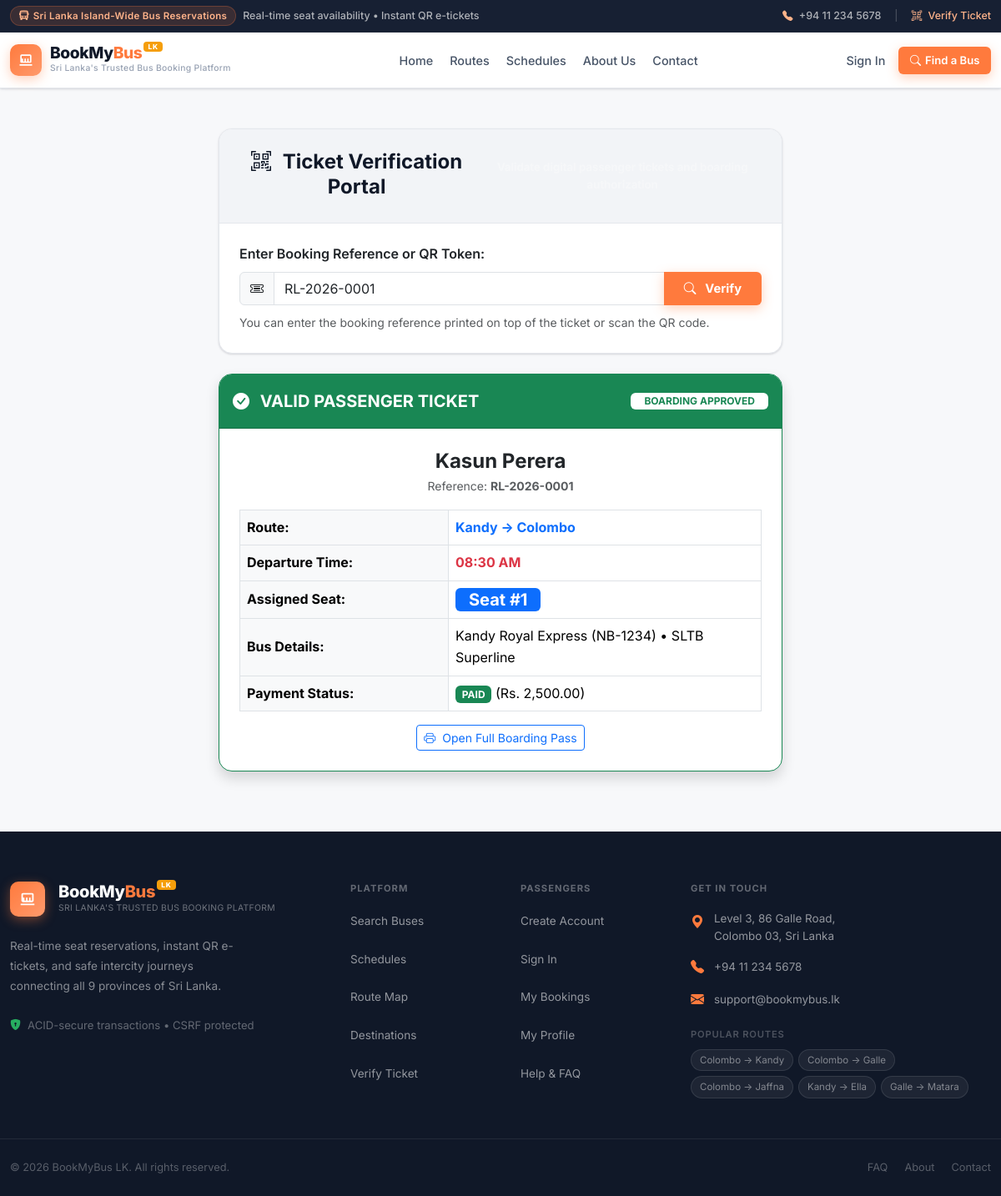
The page /verify_ticket.php?ref=RL-2026-0001 on the database its author committed.
### tables this page shows
CREATE TABLE bookings (
    id INT PRIMARY KEY AUTO_INCREMENT,
    booking_ref VARCHAR(30) NOT NULL UNIQUE,
    user_id INT DEFAULT NULL,
    route_id INT NOT NULL,
    schedule_id INT DEFAULT NULL,
    passenger_name VARCHAR(100) NOT NULL,
    passenger_phone VARCHAR(20) NOT NULL,
    passenger_nic VARCHAR(20) DEFAULT '',
    seat_number INT NOT NULL,
    total_amount DECIMAL(10, 2) NOT NULL DEFAULT 2500.00,
    payment_method ENUM('Card (Demo)', 'Cash at Counter', 'eZ Cash / mCash') DEFAULT 'Card (Demo)',
    payment_status ENUM('pending', 'paid', 'refunded', 'failed') DEFAULT 'paid',
    booking_status ENUM('confirmed', 'completed', 'cancelled') DEFAULT 'confirmed',
    qr_token VARCHAR(64) NOT NULL,
    booking_date DATETIME DEFAULT CURRENT_TIMESTAMP,
    FOREIGN KEY (user_id) REFERENCES users(id) ON DELETE SET NULL,
    FOREIGN KEY (route_id) REFERENCES routes(id) ON DELETE CASCADE,
    FOREIGN KEY (schedule_id) REFERENCES schedules(id) ON DELETE SET NULL
);

CREATE TABLE routes (
    id INT PRIMARY KEY AUTO_INCREMENT,
    bus_id INT NOT NULL,
    route_number VARCHAR(20) DEFAULT 'EX-01',
    origin VARCHAR(50) NOT NULL,
    destination VARCHAR(50) NOT NULL,
    departure_time VARCHAR(20) NOT NULL,
    fare DECIMAL(10, 2) NOT NULL,
    distance_km INT DEFAULT 115,
    estimated_duration VARCHAR(20) DEFAULT '3h 15m',
    intermediate_stops TEXT,
    start_location VARCHAR(120) DEFAULT 'Colombo Bastian Mawatha',
    end_location VARCHAR(120) DEFAULT 'Kandy Goods Shed',
    FOREIGN KEY (bus_id) REFERENCES buses(id) ON DELETE CASCADE
);

CREATE TABLE buses (
    id INT PRIMARY KEY AUTO_INCREMENT,
    bus_number VARCHAR(20) NOT NULL UNIQUE,
    bus_name VARCHAR(100) NOT NULL,
    total_seats INT NOT NULL DEFAULT 30,
    bus_type ENUM('Normal', 'Semi Luxury', 'Luxury', 'Super Luxury') DEFAULT 'Luxury',
    operator VARCHAR(100) DEFAULT 'SLTB Express',
    ac_type ENUM('AC', 'Non-AC') DEFAULT 'AC',
    wifi TINYINT(1) DEFAULT 1,
    usb_charging TINYINT(1) DEFAULT 1,
    status ENUM('active', 'maintenance', 'inactive') DEFAULT 'active',
    last_maintenance_date DATE DEFAULT NULL,
    next_maintenance_date DATE DEFAULT NULL
);

### includes/auth.php (called while the page is built, shortened)
<?php
function e(?string $string): string {
    return htmlspecialchars((string)$string, ENT_QUOTES, 'UTF-8');
}
function format_lkr($amount): string {
    return 'Rs. ' . number_format((float)$amount, 2);
}

### verify_ticket.php (the view, shortened to what this page needs)
<?php
require_once 'includes/auth.php';
$ref = trim($_GET['ref'] ?? '');
$ticket = null;
$searched = !empty($ref);
if ($searched) {
    $sql = "SELECT b.*, r.origin, r.destination, r.departure_time,
                   bu.bus_name, bu.bus_number, bu.bus_type, bu.operator
            FROM bookings b
            JOIN routes r ON b.route_id = r.id
            JOIN buses bu ON r.bus_id = bu.id
            WHERE b.booking_ref = ? OR b.qr_token = ? LIMIT 1";
    $stmt = mysqli_prepare($conn, $sql);
    mysqli_stmt_bind_param($stmt, "ss", $ref, $ref);
    mysqli_stmt_execute($stmt);
    $ticket = mysqli_fetch_assoc(mysqli_stmt_get_result($stmt));
}
include 'includes/header.php';
?>
<div class="container my-5">
    <div class="row justify-content-center">
        <div class="col-lg-7 col-md-9">
            <div class="card qs-card mb-4">
                <div class="card-header qs-card-header text-center py-4">
                    <h4 class="fw-bold mb-1"><i class="bi bi-qr-code-scan me-2"></i> Ticket Verification Portal</h4>
                    <p class="small text-light opacity-75 mb-0">Validate digital passenger tickets and boarding authorization</p>
                </div>
                <div class="card-body p-4">
                    <form method="GET" action="verify_ticket.php">
                        <label for="ref" class="form-label fw-semibold">Enter Booking Reference or QR Token:</label>
                        <div class="input-group mb-2">
                            <span class="input-group-text bg-light"><i class="bi bi-ticket-detailed"></i></span>
                            <input type="text" class="form-control" id="ref" name="ref" value="<?php echo e($ref); ?>" placeholder="e.g. RL-2026-0001" required autofocus>
                            <button type="submit" class="btn btn-qs-primary px-4 fw-bold">
                                <i class="bi bi-search me-1"></i> Verify
                            </button>
                        </div>
                        <small class="text-muted">You can enter the booking reference printed on top of the ticket or scan the QR code.</small>
                    </form>
                </div>
            </div>
            <?php if ($searched): ?>
                <?php if ($ticket): ?>
                    <?php if ($ticket['booking_status'] === 'confirmed'): ?>
                        <div class="card qs-card border-success mb-4 shadow">
                            <div class="card-header bg-success text-white py-3 d-flex justify-content-between align-items-center">
                                <div class="fw-bold fs-5"><i class="bi bi-check-circle-fill me-2"></i> VALID PASSENGER TICKET</div>
                                <span class="badge bg-white text-success fw-bold px-3 py-1">BOARDING APPROVED</span>
                            </div>
                            <div class="card-body p-4">
                                <div class="text-center mb-3">
                                    <h4 class="fw-bold text-dark mb-1"><?php echo e($ticket['passenger_name']); ?></h4>
                                    <div class="text-muted small">Reference: <strong><?php echo e($ticket['booking_ref']); ?></strong></div>
                                </div>
                                <table class="table table-bordered align-middle">
                                    <tr>
                                        <th class="bg-light" style="width: 40%;">Route:</th>
                                        <td class="fw-bold text-primary"><?php echo e($ticket['origin']); ?> &rarr; <?php echo e($ticket['destination']); ?></td>
                                    </tr>
                                    <tr>
                                        <th class="bg-light">Departure Time:</th>
                                        <td class="fw-bold text-danger"><?php echo e($ticket['departure_time']); ?></td>
                                    </tr>
                                    <tr>
                                        <th class="bg-light">Assigned Seat:</th>
                                        <td>
                                            <span class="badge bg-primary fs-5 px-3 py-1">
                                                Seat #<?php echo (int)$ticket['seat_number']; ?>
                                            </span>
                                        </td>
                                    </tr>
                                    <tr>
                                        <th class="bg-light">Bus Details:</th>
                                        <td><?php echo e($ticket['bus_name']); ?> (<?php echo e($ticket['bus_number']); ?>) &bull; <?php echo e($ticket['operator']); ?></td>
                                    </tr>
                                    <tr>
                                        <th class="bg-light">Payment Status:</th>
                                        <td><span class="badge bg-success"><?php echo strtoupper($ticket['payment_status']); ?></span> (<?php echo format_lkr($ticket['total_amount']); ?>)</td>
                                    </tr>
                                </table>
                                <div class="text-center mt-3">
                                    <a href="ticket.php?ref=<?php echo urlencode($ticket['booking_ref']); ?>" class="btn btn-outline-primary btn-sm">
                                        <i class="bi bi-printer me-1"></i> Open Full Boarding Pass
                                    </a>
                                </div>
                            </div>
                        </div>
                    <?php endif; ?>
                <?php endif; ?>
            <?php endif; ?>
        </div>
    </div>
</div>
<?php include 'includes/footer.php'; ?>

### style.css (style rules this page uses)
:root { --qs-navy: #101828; --qs-midnight: #172033; --qs-navy-hover: #0d1f38; --qs-orange: #FF7A3D; --qs-orange-hover: #f06826; --qs-orange-light: #FFF0E8; --qs-peach: #FFB38A; --qs-green: #27AE60; --qs-green-hover:#219150; --qs-green-light:#E8F8F0; --qs-red: #E25555; --qs-red-hover: #c94444; --qs-red-light: #FEF0F0; --qs-blue: #3B82F6; --bmb-gold: #F59E0B; --bmb-gold-hover: #D97706; --bmb-gold-light: #FFFBEB; --bmb-gold-border: rgba(245,158,11,.25); --qs-bg: #F7F8FA; --qs-white: #FFFFFF; --qs-card: #FFFFFF; --qs-text: #101828; --qs-text-secondary: #475467; --qs-text-muted: #98A2B3; --qs-border: #E4E7EC; --qs-border-light: #F2F4F7; --shadow-xs: 0 1px 2px rgba(16,24,40,.06); --shadow-sm: 0 1px 3px rgba(16,24,40,.1), 0 1px 2px rgba(16,24,40,.06); --shadow-md: 0 4px 8px -2px rgba(16,24,40,.1), 0 2px 4px -2px rgba(16,24,40,.06); --shadow-lg: 0 12px 16px -4px rgba(16,24,40,.08), 0 4px 6px -2px rgba(16,24,40,.03); --shadow-xl: 0 20px 24px -4px rgba(16,24,40,.08), 0 8px 8px -4px rgba(16,24,40,.03); --shadow-orange: 0 4px 14px rgba(255,122,61,.35); --transition: all 0.22s cubic-bezier(0.4,0,0.2,1); --transition-slow: all 0.38s cubic-bezier(0.4,0,0.2,1); --max-width: 1200px; --radius-sm: 6px; --radius-md: 10px; --radius-lg: 16px; --radius-xl: 24px; --radius-full: 9999px; }
*, *::before, *::after { box-sizing: border-box; }
html { scroll-behavior: smooth; }
body { font-family: 'Inter', system-ui, -apple-system, sans-serif; background-color: var(--qs-bg); color: var(--qs-text); min-height: 100vh; display: flex; flex-direction: column; line-height: 1.6; -webkit-font-smoothing: antialiased; }
.container { max-width: var(--max-width); }
h1, h2, h3, h4, h5, h6 { font-family: 'Inter', sans-serif; font-weight: 700; line-height: 1.25; color: var(--qs-text); }
.btn-qs-primary { background: var(--qs-orange); color: #fff; font-weight: 600; border: none; border-radius: var(--radius-sm); padding: 0.55rem 1.25rem; transition: var(--transition); display: inline-flex; align-items: center; gap: 7px; box-shadow: var(--shadow-orange); font-size: 0.92rem; cursor: pointer; text-decoration: none; }
.qs-card { background: var(--qs-white); border: 1px solid var(--qs-border); border-radius: var(--radius-lg); box-shadow: var(--shadow-sm); overflow: hidden; transition: var(--transition); }
.qs-card-header { padding: 1rem 1.4rem; border-bottom: 1px solid var(--qs-border); font-weight: 600; font-size: 0.95rem; color: var(--qs-text); display: flex; align-items: center; gap: 8px; background: var(--qs-border-light); }

### rows shown on the page
bookings: passenger_name "Kasun Perera", booking_ref "RL-2026-0001", route.origin "Kandy", route.destination "Colombo", route.departure_time "08:30 AM", seat_number "1", buses.bus_name "Kandy Royal Express", buses.bus_number "NB-1234", buses.operator "SLTB Superline", payment_status "PAID", total_amount "Rs. 2,500.00"

### other values the page prints
$label "Search Buses"
$label "Schedules"
$label "Route Map"
$label "Destinations"
$label "Verify Ticket"
$label "Create Account"
$label "Sign In"
$label "My Bookings"
$label "My Profile"
$label "Help & FAQ"
$r "Colombo → Kandy"
$r "Colombo → Galle"
$r "Colombo → Jaffna"
$r "Kandy → Ella"
$r "Galle → Matara"
